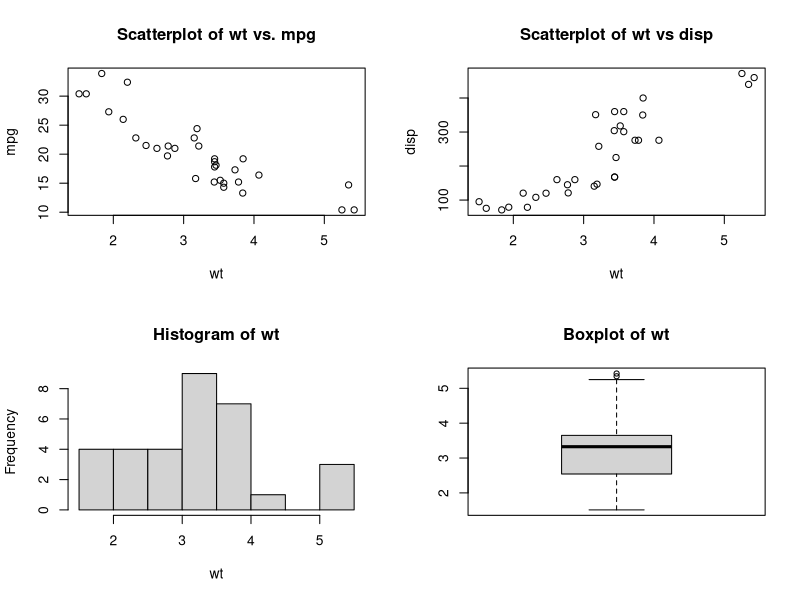
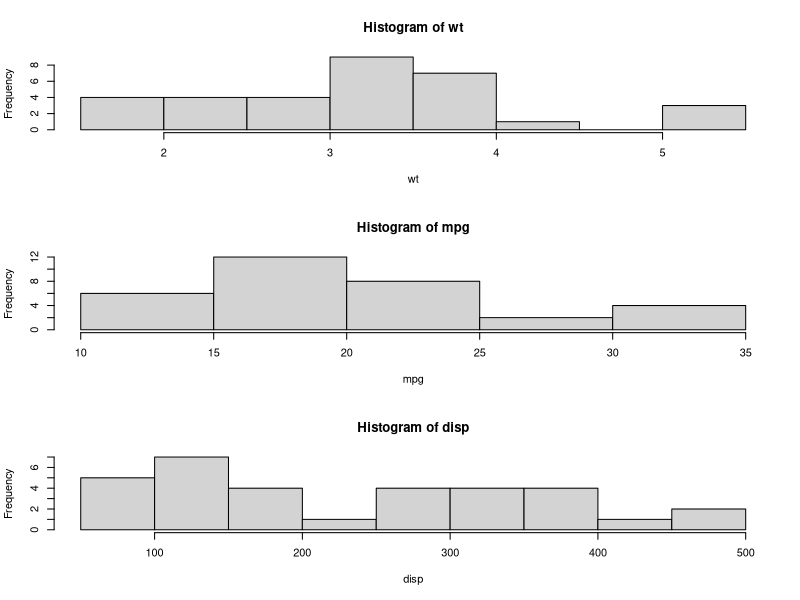
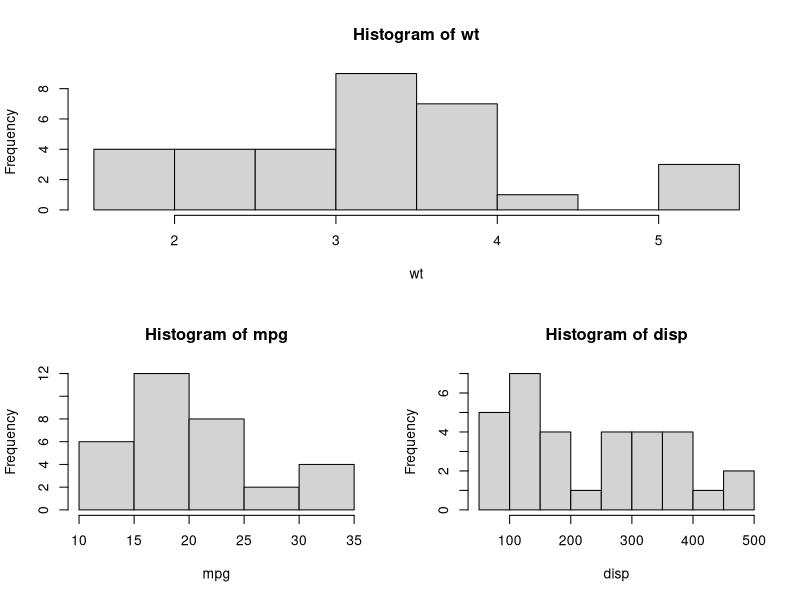
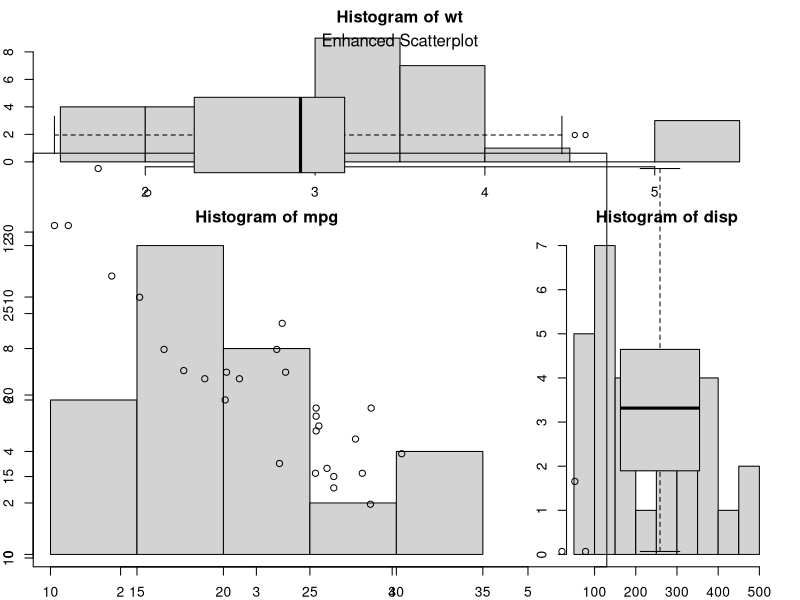

The R script that drew these images, in order:
# Combining Plots
# 4 figures arranged in 2 rows and 2 columns
opar= par(no.readonly = T)
par(opar)

attach(mtcars)
par(mfrow=c(2,2))
plot(wt,mpg, main="Scatterplot of wt vs. mpg")
plot(wt,disp, main="Scatterplot of wt vs disp")
hist(wt, main="Histogram of wt")
boxplot(wt, main="Boxplot of wt")


#----------
# 3 figures arranged in 3 rows and 1 column
attach(mtcars)
par(mfrow=c(3,1)) 
hist(wt)
hist(mpg)
hist(disp)


#----------
# One figure in row 1 and two figures in row 2
attach(mtcars)
matrix(c(1,1,2,3), 2, 2, byrow = TRUE)
layout(matrix(c(1,1,2,3), 2, 2, byrow = TRUE))
hist(wt)
hist(mpg)
hist(disp)

# --------
# One figure in row 1 and two figures in row 2
# row 1 is 1/3 the height of row 2
# column 2 is 1/4 the width of the column 1 
par(mar = rep(2, 4))
attach(mtcars)
matrix(c(1,1,2,3), 2, 2, byrow = TRUE)

layout(matrix(c(1,1,2,3), 2, 2, byrow = TRUE), 
       widths=c(2,1), heights=c(1,2))
hist(wt)
hist(mpg)
hist(disp)


#----http://www.statmethods.net/advgraphs/layout.html
# Add boxplots to a scatterplot
par(fig=c(0,0.8,0,0.8), new=TRUE)
plot(mtcars$wt, mtcars$mpg, xlab="Car Weight",
     ylab="Miles Per Gallon")
par(fig=c(0,0.8,0.55,1), new=TRUE)
boxplot(mtcars$wt, horizontal=TRUE, axes=FALSE)
par(fig=c(0.65,1,0,0.8),new=TRUE)
boxplot(mtcars$mpg, axes=FALSE)
mtext("Enhanced Scatterplot", side=3, outer=TRUE, line=-3)
